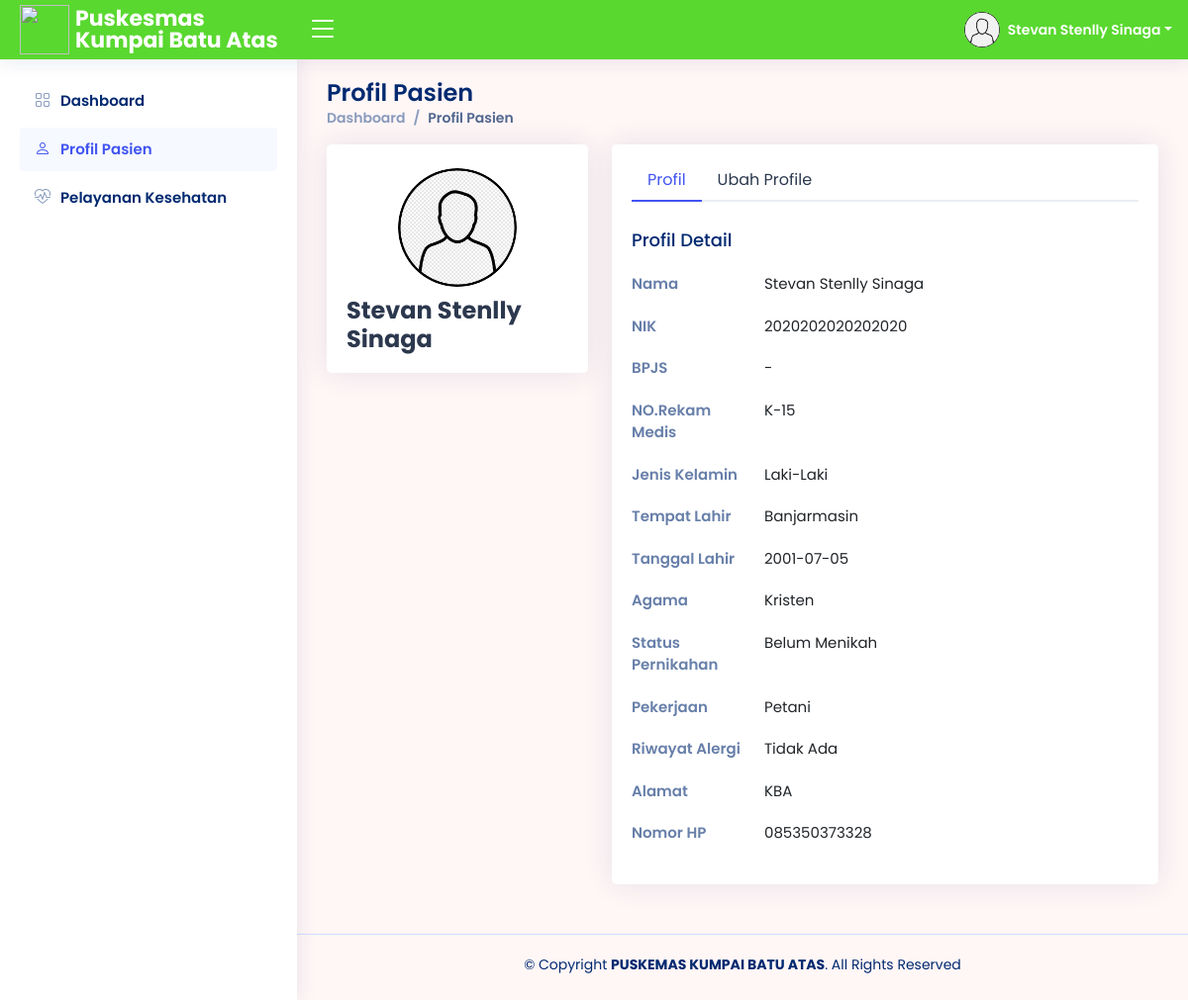
Page /pasien/Profil_Pasien/users-profile.php (signed in) on the committed database.
### tables this page shows
CREATE TABLE `pasien` (
  `nik_pasien` bigint(20) NOT NULL,
  `bpjs` varchar(50) NOT NULL,
  `rm` int(10) NOT NULL,
  `nama_pasien` varchar(100) NOT NULL,
  `foto_pasien` text DEFAULT 'default.png',
  `jk_pasien` enum('','Laki-Laki','Perempuan') NOT NULL,
  `agama_pasien` enum('','Islam','Kristen','Katolik','Hindu','Buddha','Khonghucu') NOT NULL,
  `status_pernikahan_pasien` enum('','Sudah Menikah','Belum Menikah','Janda/Duda') NOT NULL,
  `alamat_pasien` varchar(100) NOT NULL,
  `no_hp_pasien` varchar(50) NOT NULL,
  `password_pasien` varchar(50) NOT NULL,
  `pekerjaan_pasien` varchar(100) NOT NULL,
  `riwayat_alergi_pasien` varchar(100) NOT NULL,
  `tinggi_badan` varchar(10) NOT NULL,
  `lingkar_perut` varchar(10) NOT NULL,
  `lingkar_kepala` varchar(10) NOT NULL,
  `lingkar_dada` varchar(10) NOT NULL,
  `berat_badan` varchar(10) NOT NULL,
  `tempat_lahir_pasien` varchar(50) NOT NULL,
  `tgl_lahir_pasien` date NOT NULL
);

### pasien/Profil_Pasien/users-profile.php (the view, shortened to what this page needs)
<?php
require 'function-profil.php';
$nik_pas = $_SESSION['pasien_nik'];
$stmt = mysqli_prepare($conn, "SELECT * FROM pasien WHERE nik_pasien = ?");
mysqli_stmt_bind_param($stmt, "s", $nik_pas);
mysqli_stmt_execute($stmt);
$result = mysqli_stmt_get_result($stmt);
$data = mysqli_fetch_assoc($result);
$foto_pasien = $data['foto_pasien'] ?? 'default.png';
$nama_pasien = $data['nama_pasien'] ?? '-';
?>
<!DOCTYPE html>
<html lang="en">
<head>
  <?php include '../link.php'; ?>
</head>
<body>
  <?php
  include '../header.php';
  include '../siderbar.php';
  ?>
  <main id="main" class="main">
    <div class="pagetitle">
      <h1>Profil Pasien</h1>
      <nav>
        <ol class="breadcrumb">
          <li class="breadcrumb-item"><a href="../Dashboard/index.php">Dashboard</a></li>
          <li class="breadcrumb-item active">Profil Pasien</li>
        </ol>
      </nav>
    </div>
    <section class="section profile">
      <div class="row">
        <div class="col-xl-4">
          <div class="card">
            <div class="card-body profile-card pt-4 d-flex flex-column align-items-center">
              <img src="../../adm/Kelola_Pasien/img/<?= htmlspecialchars($foto_pasien); ?>" alt="<?= htmlspecialchars($foto_pasien); ?>" class="rounded-circle">
              <h2><?= htmlspecialchars($nama_pasien); ?></h2>
            </div>
          </div>
        </div>
        <div class="col-xl-8">
          <div class="card">
            <div class="card-body pt-3">
              <ul class="nav nav-tabs nav-tabs-bordered">
                <li class="nav-item">
                  <button class="nav-link active" data-bs-toggle="tab" data-bs-target="#profile-overview">Profil</button>
                </li>
                <li class="nav-item">
                  <button class="nav-link" data-bs-toggle="tab" data-bs-target="#profile-edit">Ubah Profile</button>
                </li>
              </ul>
              <div class="tab-content pt-2">
                <div class="tab-pane fade show active profile-overview" id="profile-overview">
                  <h5 class="card-title">Profil Detail</h5>
                  <?php
                  function tampilBaris($label, $nilai)
                  {
                    echo "<div class='row'><div class='col-lg-3 col-md-4 label '>$label</div><div class='col-lg-9 col-md-8'>" . htmlspecialchars($nilai) . "</div></div>";
                  }
                  tampilBaris("Nama", $nama_pasien);
                  ?>
                </div>
              </div>
            </div>
          </div>
        </div>
      </div>
    </section>
  </main>
  <?php include '../footer.php'; ?>
</body>
</html>

### pasien/header.php (shortened to what this page needs)
<header id="header" class="header fixed-top d-flex align-items-center">
  <div class="d-flex align-items-center justify-content-between">
    <a href="index.php" class="logo d-flex align-items-center">
      <img src="../img/logo_pkm.jpg" width="50" height="50">
      <span class="d-none d-lg-block">Puskesmas Kumpai Batu Atas</span>
    </a>
    <i class="bi bi-list toggle-sidebar-btn collapsed"></i>
  </div>
  <nav class="header-nav ms-auto">
    <?php
    $nik_pas = $_SESSION['pasien_nik'];
    $tampilpasien = mysqli_query($conn, "SELECT * FROM pasien WHERE nik_pasien='$nik_pas'");
    $data = mysqli_fetch_array($tampilpasien);
    ?>
    <ul class="d-flex align-items-center">
      <li class="nav-item dropdown pe-3">
        <a class="nav-link nav-profile d-flex align-items-center pe-0" href="#" data-bs-toggle="dropdown">
          <img src="../../adm/Kelola_Pasien/img/<?php echo $data['foto_pasien'] ?? 'default.png'; ?>" alt="<?php echo $data['foto_pasien'] ?? 'default.jpg'; ?>" class="rounded-circle">
          <span class="d-none d-md-block dropdown-toggle ps-2"><?php echo $data['nama_pasien']; ?></span>
        </a>
      </li>
    </ul>
</header>

### pasien/assets/css/style5.css (style rules this page uses)
:root { scroll-behavior: smooth; }
body { font-family: "Open Sans", sans-serif; background: #fff6f6; color: #444444; }
a { color: #4154f1; text-decoration: none; }
h1, h2, h3, h4, h5, h6 { font-family: "Nunito", sans-serif; }
#main { margin-top: 60px; padding: 20px 30px; transition: all 0.3s; }
.pagetitle { margin-bottom: 10px; }
.pagetitle h1 { font-size: 24px; margin-bottom: 0; font-weight: 600; color: #012970; }
.card { margin-bottom: 30px; border: none; border-radius: 5px; box-shadow: 0px 0 30px rgba(1, 41, 112, 0.1); }
.card-title { padding: 20px 0 15px 0; font-size: 18px; font-weight: 500; color: #012970; font-family: "Poppins", sans-serif; }
.card-body { padding: 0 20px 20px 20px; }
.breadcrumb { font-size: 14px; font-family: "Nunito", sans-serif; color: #899bbd; font-weight: 600; }
.breadcrumb a { color: #899bbd; transition: 0.3s; }
.breadcrumb .breadcrumb-item::before { color: #899bbd; }
.breadcrumb .active { color: #51678f; font-weight: 600; }
.nav-tabs-bordered { border-bottom: 2px solid #ebeef4; }
.nav-tabs-bordered .nav-link { margin-bottom: -2px; border: none; color: #2c384e; }
.nav-tabs-bordered .nav-link.active { background-color: #fff; color: #4154f1; border-bottom: 2px solid #4154f1; }
.logo { line-height: 1; }
@media (min-width: 1200px) { .logo { width: 280px; } }
.logo img { margin-right: 6px; }
.logo span { font-size: 22px; font-weight: 700; color: #ffffff; font-family: "Nunito", sans-serif; }
.header { transition: all 0.5s; z-index: 997; height: 60px; box-shadow: 0px 2px 20px rgba(1, 41, 112, 0.1); background-color: #59d82f; padding-left: 20px; }
.header .toggle-sidebar-btn { font-size: 32px; padding-left: 10px; cursor: pointer; color: #ffffff; }
.header-nav ul { list-style: none; }
.header-nav>ul { margin: 0; padding: 0; }
.header-nav .nav-profile { color: #ffffff; }
.header-nav .nav-profile img { max-height: 36px; }
.header-nav .nav-profile span { font-size: 14px; font-weight: 600; }
@media (min-width: 1200px) { #main, #footer { margin-left: 300px; } }
.profile .profile-card img { max-width: 120px; }
.profile .profile-card h2 { font-size: 24px; font-weight: 700; color: #2c384e; margin: 10px 0 0 0; }
.profile .profile-overview .row { margin-bottom: 20px; font-size: 15px; }
.profile .profile-overview .card-title { color: #012970; }
.profile .profile-overview .label { font-weight: 600; color: rgba(1, 41, 112, 0.6); }
body, h1, h2, h3, h4, h5, h6, p, a, span, td, th, label, input, button, select, .breadcrumb, .card-title, .card-text { font-family: 'Poppins', sans-serif !important; }

### rows in the picture
pasien: foto_pasien (picture), nama_pasien "Stevan Stenlly Sinaga", nama_pasien "Stevan Stenlly Sinaga 2020202020202020 - Laki-Laki Banjarmasin 2001-07-05 Kristen Belum Menikah Petani Tidak Ada KBA 085350373328"

### other values in the picture
$label "Nama NIK BPJS NO.Rekam Medis Jenis Kelamin Tempat Lahir Tanggal Lahir Agama Status Pernikahan Pekerjaan Riwayat Alergi Alamat Nomor HP"
$nilai "K-15"
